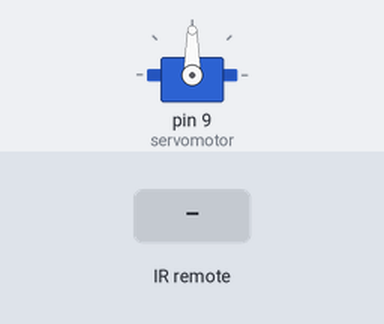
Bench run of a sketch on a simulated Arduino Uno, built with avr-gcc and run on an emulated ATmega328P. On the bench: servo. Inputs (shaded band) come from the test bench.

Above: at 1.2 s.
1.3 s: infrared code 0xFF629D received
At 1.7 s:
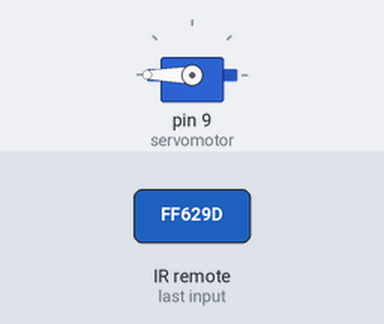
2.8 s: infrared code 0xFF22DD received
At 4.0 s:
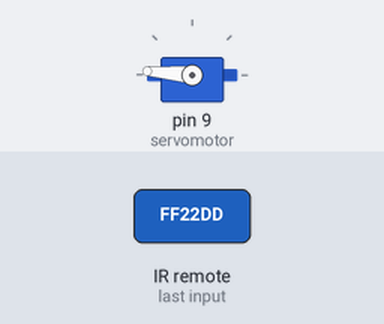
4.3 s: infrared code 0xFFA857 received
At 5.1 s:
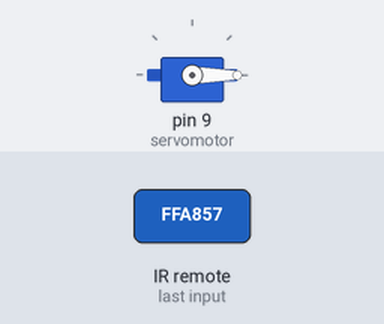
5.8 s: infrared code 0xFF02FD received
At 6.3 s:
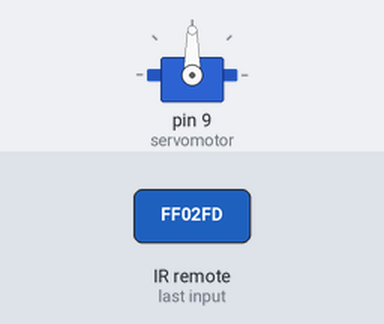
Timing chart, 0 to 8.3 s (numbered marks = the images above; inputs shaded):
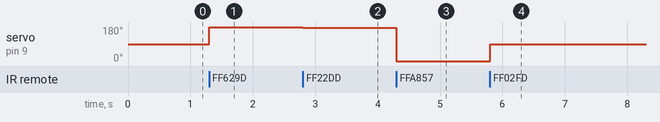

The sketch:

Proyecto_21_ServoIR.ino
```cpp
#include <IRremote.h>   //Incluimos la libreria del infrarrojo

//Conectaremos el sensor infrarrojo a un pin DIGITAL del Arduino, en este caso sera el pin 8

IRrecv sensor(8);                 //Inicializamos el sensor infrarrojo, poniendo el pin digital 8 como parametro
decode_results lectura;           //Variable que va a almacenar la lectura del control infrarrojo

//Incluimos la libreria del servomotor
#include <Servo.h>
Servo servomotor;

int posicion_servo = 90; //El servo inicia en 90 grados

unsigned long lectura_anterior;   //Variable para almacenar la señal anterior recibida

void setup()
{
  servomotor.attach(9); //Pin PWM 6 del Arduino donde conectamos el servo
  sensor.enableIRIn();  //Habilitamos el sensor infrarrojo para que pueda recibir lecturas
}

void loop()

{
  if (sensor.decode(&lectura))    //Si recibe una lectura
  {
    if (lectura.value == 0xFFC23D)
    {
      lectura_anterior = 0xFFC23D;            //La señal anterior corresponde a la tecla ">" (Derecha)
      posicion_servo = posicion_servo + 5;    //Aumenta el angulo del servo en +5

      if (posicion_servo > 180)
      {
        posicion_servo = 180;                 //No permite que la posicion del servo sea mayor a 180 grados
      }
    }

    if (lectura.value == 0xFF22DD)
    {
      lectura_anterior = 0xFF22DD;            //La señal anterior corresponde a la tecla "<" (Izquierda)
      posicion_servo = posicion_servo - 5;    //Disminuye el angulo del servo en -5

      if (posicion_servo < 0)
      {
        posicion_servo = 0;                   //No permite que la posicion del servo sea menor a 0 grados
      }
    }

    //Si se recibe un 0xFFFFFFFF y la señal anterior recibida es un 0xFFC23D, quiere decir que se mantiene presionanda la tecla ">" (Derecha)
    if (lectura.value == 0xFFFFFFFF && lectura_anterior == 0xFFC23D)
    {
      posicion_servo = posicion_servo + 5;    //Aumenta el angulo del servo en +5

      if (posicion_servo > 180)
      {
        posicion_servo = 180;                 //No permite que la posicion del servo sea mayor a 180 grados
      }
    }

    //Si se recibe un 0xFFFFFFFF y la señal anterior recibida es un 0xFF22DD, quiere decir que se mantiene presionanda la tecla "<" (Izquierda)
    if (lectura.value == 0xFFFFFFFF && lectura_anterior == 0xFF22DD)
    {
      posicion_servo = posicion_servo - 5;     //Disminuye el angulo del servo en -5

      if (posicion_servo < 0)
      {
        posicion_servo = 0;                   //No permite que la posicion del servo sea menor a 0 grados
      }
    }

    if (lectura.value == 0xFF02FD)          //Corresponde a la tecla "OK"
    {
      posicion_servo = 90;                  //Regresa el servo a su posicion inicial de 90 grados
    }

    if (lectura.value == 0xFF629D)        //Corresponde a la tecla "Arriba"
    {
      posicion_servo = 180;               //Pone el servo en 180 grados
    }

    if (lectura.value == 0xFFA857)        //Corresponde a la tecla "Abajo"
    {
      posicion_servo = 0;                 //Pone el servo en 0 grados
    }
    sensor.resume();  //Prepara el sensor infrarrojos para nuevas lecturas
    servomotor.write(posicion_servo);  //Manda la posicion al servo
    delay(20);
  }

}
```

Measured:
- after the input at 1.3 s, servo on pin 9 (servomotor): 90° → 180° at once
- after the input at 2.8 s, servo on pin 9 (servomotor): 180° → 175° at once
- after the input at 4.3 s, servo on pin 9 (servomotor): 175° → 0° at once
- after the input at 5.8 s, servo on pin 9 (servomotor): 0° → 90° at once
